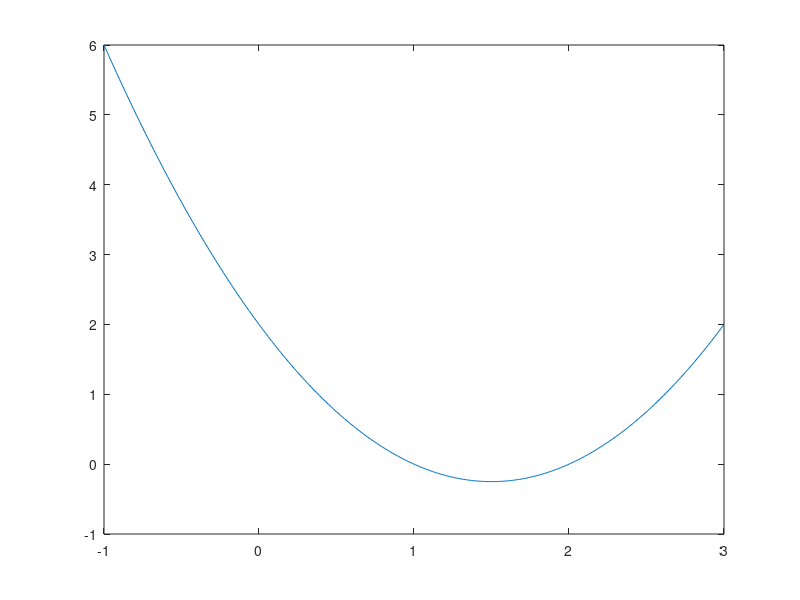

This chart was generated by the following MATLAB code:
tic
i = 1;
for x = -1:0.01:3
    y(i) = x^2 -3*x+2;
end
toc
x = -1:0.01:3;
tic
y = x.^2 - 3*x + 2;
toc
plot(x,y);